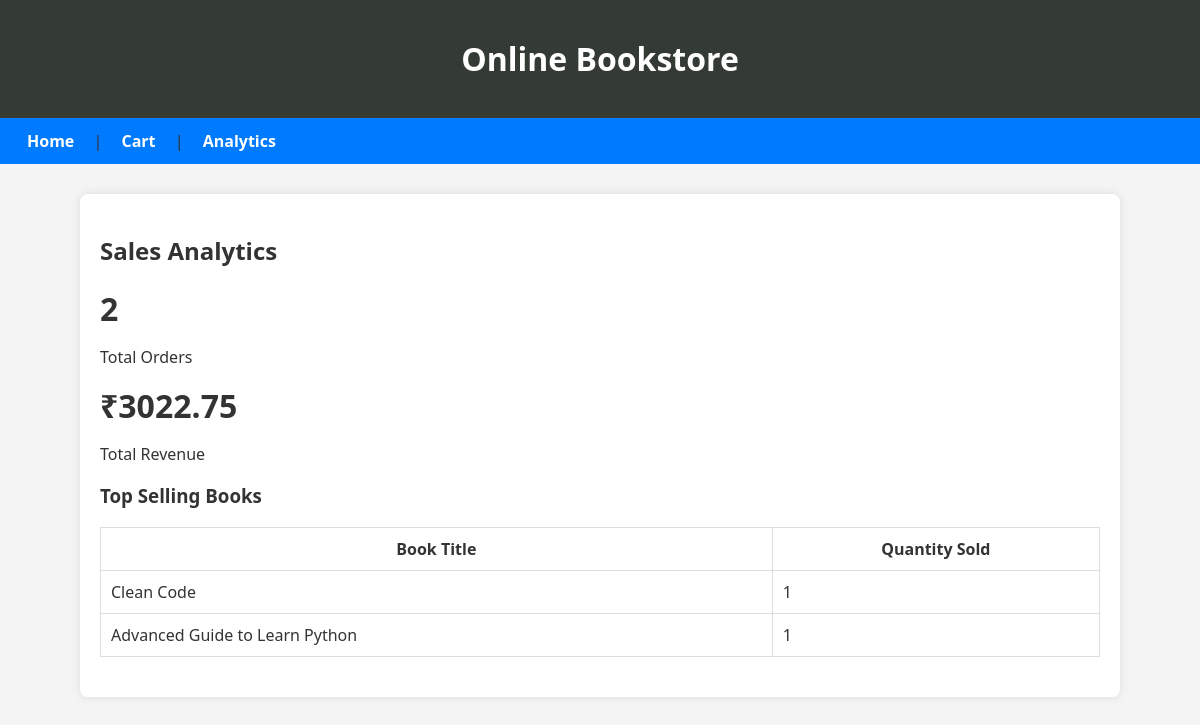
The page /analytics/ on the database its author committed.
### bookstore/models.py (models this page shows, shortened)
class Book(models.Model):
    title = models.CharField(max_length=200)
    author = models.CharField(max_length=100)
    price = models.DecimalField(max_digits=6, decimal_places=2)
    description = models.TextField()
    category = models.CharField(max_length=50)
    stock = models.PositiveBigIntegerField()
    image = models.ImageField(upload_to='books/', blank=True)

### bookstore/views.py (the view)
# urls.py: path('analytics/', views.analytics, name="analytics")
def analytics(request):
    total_sales = Order.objects.count()
    total_revenue = sum(order.total_price() for order in Order.objects.all())
    total_books = Order.objects.values('book__title').annotate(total_qty=Sum('quantity')).order_by('-total_qty')[:5]
    return render(request, 'analytics.html', {
        'total_sales':total_sales,
        'total_revenue': total_revenue,
        'total_books':total_books
    })

### bookstore/models.py (called while the page is built)
    def total_price(self):
        return self.book.price * self.quantity

### templates/analytics.html
{% extends 'base.html' %}
{% load static %}
{% block content %}
<h2> Sales Analytics</h2>
<div class = 'analytics.box'>
    <div class="stat">
        <h2>{{ total_sales }}</h2>
        <p>Total Orders</p>
    </div>
    <div class="stat">
        <h2>₹{{ total_revenue}}</h2>
        <p>Total Revenue</p>
    </div>
</div>
<h3> Top Selling Books</h3>
<table>
    <thead>
        <tr>
            <th>Book Title</th>
            <th>Quantity Sold</th>
        </tr>
    </thead>
    <tbody>
        {% for book in total_books %}
        <tr>
            <td>{{book.book__title}}</td>
            <td>{{ book.total_qty}}</td>
        </tr>
    {% endfor %}
    </tbody>
</table>
{% endblock %}

### static/styles.css (style rules this page uses)
body { font-family: 'Segoe UI', sans-serif; background-color: #f4f4f4; margin: 0; padding: 0; color: #333; }
table { width: 100%; border-collapse: collapse; margin-bottom: 20px; }
table th, table td { padding: 10px; border: 1px solid #ddd; }
.stat h2 { font-size: 2rem; margin: 0; }

### rows shown on the page
Book: book__title "Clean Code", total_qty "1"
Book: book__title "Advanced Guide to Learn Python", total_qty "1"

### other values the page prints
{{ total_sales }} "2"
{{ total_revenue }} "3022.75"
